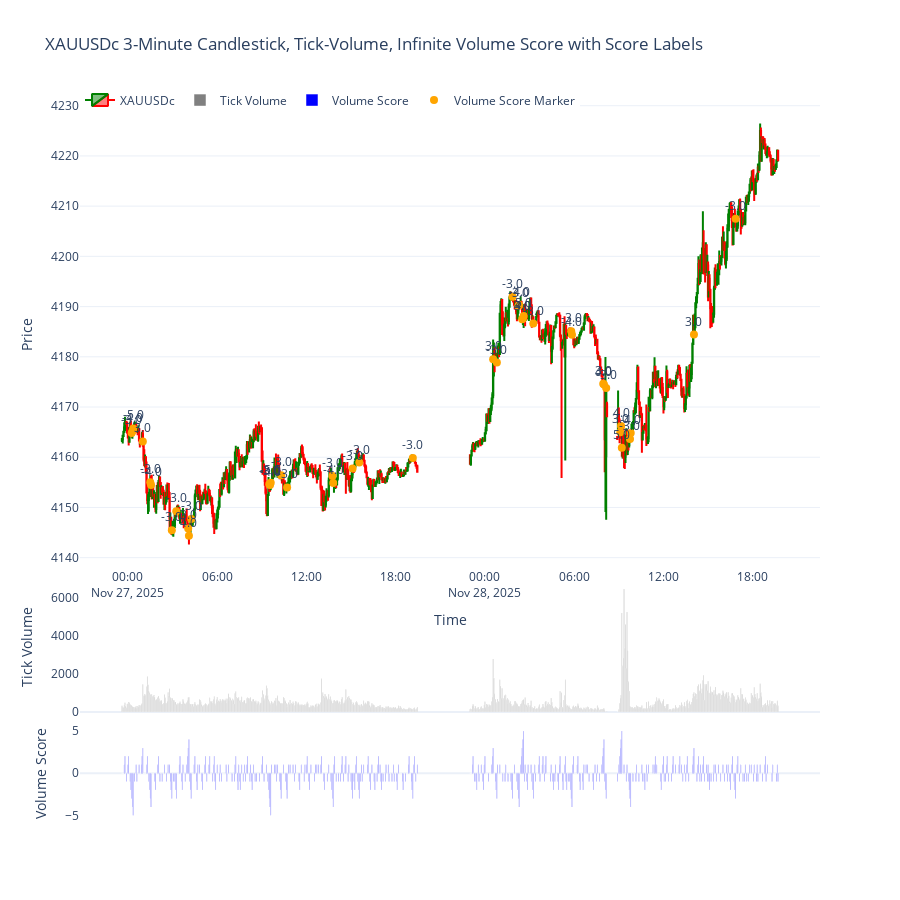

This figure's notebook cell:
### Markdown cell above
if the volume score is -3 or -4 or -5 or so on, locate the candlestick close and mark it.
if the volume score is 3 or 4 or 5 or so on, locate the candlestick close and mark it.

mark candlestick closes whenever the infinite volume score reaches ±3 or higher in magnitude.

### Code cell
import MetaTrader5 as mt5
import pandas as pd
import numpy as np
import plotly.graph_objects as go
from datetime import datetime, timedelta

# -------------------------
# 1. Initialize MT5
# -------------------------
if not mt5.initialize():
    print("MT5 initialization failed")
    mt5.shutdown()

# -------------------------
# 2. Fetch 3-minute data
# -------------------------
symbol = "XAUUSDc"
timeframe = mt5.TIMEFRAME_M3
n_bars = 800
utc_from = datetime.now() - timedelta(days=10)

rates = mt5.copy_rates_from(symbol, timeframe, utc_from, n_bars)
mt5.shutdown()

# -------------------------
# 3. Convert to DataFrame
# -------------------------
df = pd.DataFrame(rates)
df['time'] = pd.to_datetime(df['time'], unit='s')
df.set_index('time', inplace=True)

# -------------------------
# 4. Remove non-trading periods
# -------------------------
df = df[df.index.dayofweek < 5]

# -------------------------
# 5. Infinite volume score logic
# -------------------------
def infinite_volume_score(volumes, lookback=3):
    scores = np.zeros(len(volumes))
    pos_seq = 0
    neg_seq = 0

    for i in range(lookback, len(volumes)):
        # Positive sequence
        is_positive = True
        for lb in range(1, lookback + 1):
            if volumes[i] <= volumes[i - lb]:
                is_positive = False
                break
        if is_positive:
            pos_seq += 1
            scores[i] = pos_seq
        else:
            pos_seq = 0

        # Negative sequence
        is_negative = True
        for lb in range(1, lookback + 1):
            if volumes[i] >= volumes[i - lb]:
                is_negative = False
                break
        if is_negative:
            neg_seq -= 1
            scores[i] = neg_seq
        else:
            if not is_positive:
                scores[i] = 0
            neg_seq = 0

    return scores

df['vol_score'] = infinite_volume_score(df['tick_volume'], lookback=3)

# -------------------------
# 6. Find markers for score >=3 or <=-3
# -------------------------
mask = df['vol_score'].abs() >= 3
df['marker'] = np.where(mask, df['close'], np.nan)
df['marker_label'] = np.where(mask, df['vol_score'], "")

# -------------------------
# 7. Plot 3-pane chart with score labels
# -------------------------
fig = go.Figure()

# Candlestick chart (top pane)
fig.add_trace(go.Candlestick(
    x=df.index,
    open=df['open'],
    high=df['high'],
    low=df['low'],
    close=df['close'],
    name='XAUUSDc',
    increasing_line_color='green',
    decreasing_line_color='red'
))

# Tick-volume bars (middle pane)
fig.add_trace(go.Bar(
    x=df.index,
    y=df['tick_volume'],
    name='Tick Volume',
    marker_color='gray',
    yaxis='y2'
))

# Volume score bars (bottom pane)
fig.add_trace(go.Bar(
    x=df.index,
    y=df['vol_score'],
    name='Volume Score',
    marker_color='blue',
    yaxis='y3'
))

# Markers for high/low volume score closes with labels
fig.add_trace(go.Scatter(
    x=df.index,
    y=df['marker'],
    mode='markers+text',
    text=df['marker_label'],
    textposition='top center',
    marker=dict(color='orange', size=8, symbol='circle'),
    name='Volume Score Marker',
    yaxis='y'
))

# Layout
fig.update_layout(
    template='plotly_white',
    title='XAUUSDc 3-Minute Candlestick, Tick-Volume, Infinite Volume Score with Score Labels',
    xaxis=dict(title='Time', rangeslider=dict(visible=False)),
    yaxis=dict(title='Price', domain=[0.35, 1]),
    yaxis2=dict(title='Tick Volume', domain=[0.15, 0.33], showgrid=False),
    yaxis3=dict(title='Volume Score', domain=[0, 0.13], showgrid=False),
    legend=dict(orientation='h', y=1.02, x=0),
    height=900
)

fig.show()

### Figure 1 — Plotly figure (JSON) as saved in the notebook; plotly's stock layout.template omitted (floating-point values rounded to 4 significant figures; data arrays with more than 128 entries replaced by an {"elided": "..."} marker saying what was removed)
{"data": [{"close": {"elided": "800 float values"}, "decreasing": {"line": {"color": "red"}}, "high": {"elided": "800 float values"}, "increasing": {"line": {"color": "green"}}, "low": {"elided": "800 float values"}, "name": "XAUUSDc", "open": {"elided": "800 float values"}, "type": "candlestick", "x": {"elided": "800 str values"}}, {"marker": {"color": "gray"}, "name": "Tick Volume", "type": "bar", "x": {"elided": "800 str values"}, "y": {"elided": "800 int values"}, "yaxis": "y2"}, {"marker": {"color": "blue"}, "name": "Volume Score", "type": "bar", "x": {"elided": "800 str values"}, "y": {"elided": "800 float values"}, "yaxis": "y3"}, {"marker": {"color": "orange", "size": 8, "symbol": "circle"}, "mode": "markers+text", "name": "Volume Score Marker", "text": {"elided": "800 str values"}, "textposition": "top center", "type": "scatter", "x": {"elided": "800 str values"}, "y": {"elided": "800 float values"}, "yaxis": "y"}], "layout": {"height": 900, "legend": {"orientation": "h", "x": 0, "y": 1.02}, "title": {"text": "XAUUSDc 3-Minute Candlestick, Tick-Volume, Infinite Volume Score with Score Labels"}, "xaxis": {"rangeslider": {"visible": false}, "title": {"text": "Time"}}, "yaxis": {"domain": [0.35, 1], "title": {"text": "Price"}}, "yaxis2": {"domain": [0.15, 0.33], "showgrid": false, "title": {"text": "Tick Volume"}}, "yaxis3": {"domain": [0, 0.13], "showgrid": false, "title": {"text": "Volume Score"}}}}
